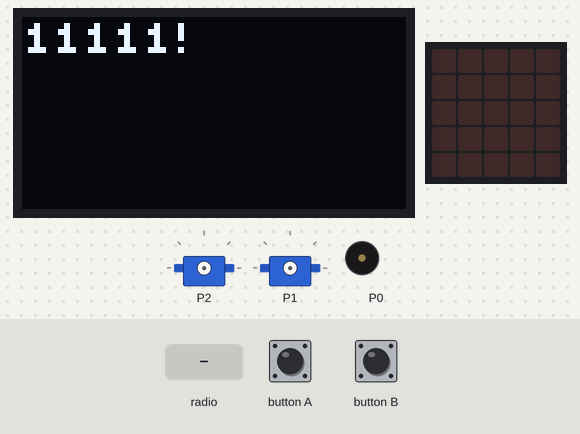
The program below on a simulated BBC micro:bit (MakeCode). On the bench: 128×64 one-colour display, the board's 5×5 LED display, 2 × servo, buzzer (waves = sounding). Inputs (shaded band) come from the test bench.

Above: at 1.2 s.
1.3 s: radio message "y=1" arrives
At 2.6 s:
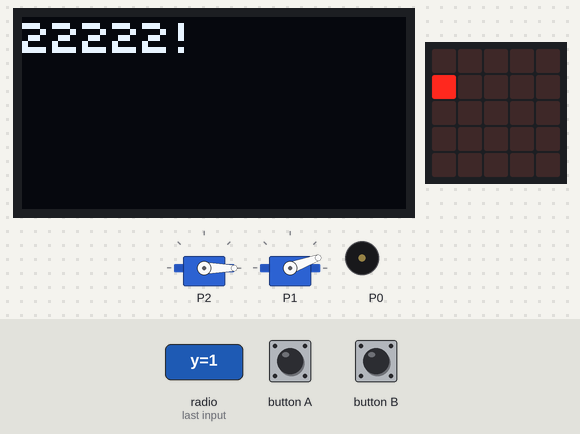
4.3 s: radio message "y=0" arrives
At 5.1 s:
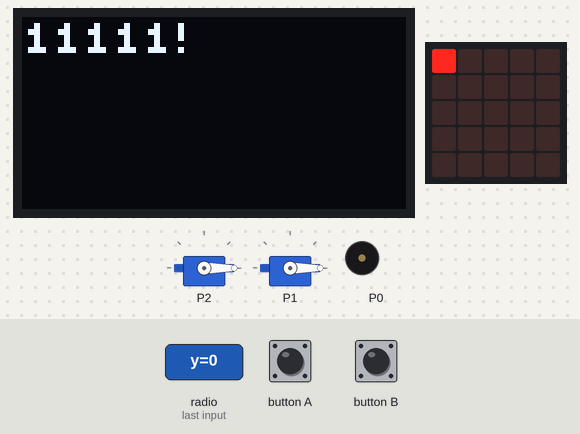
7.3 s: radio message "y=100" arrives
At 9.1 s:
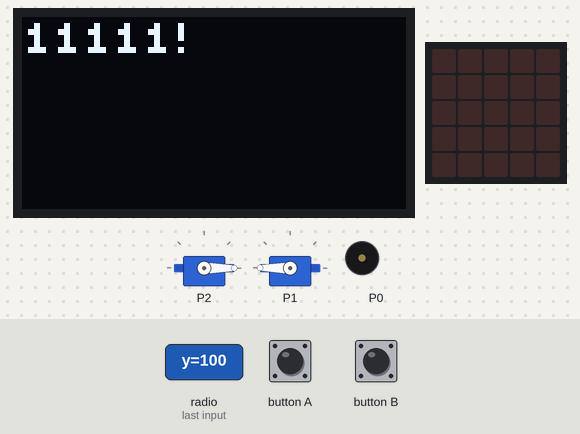
10.3 s: button A pressed for 0.15 s
At 11.6 s:
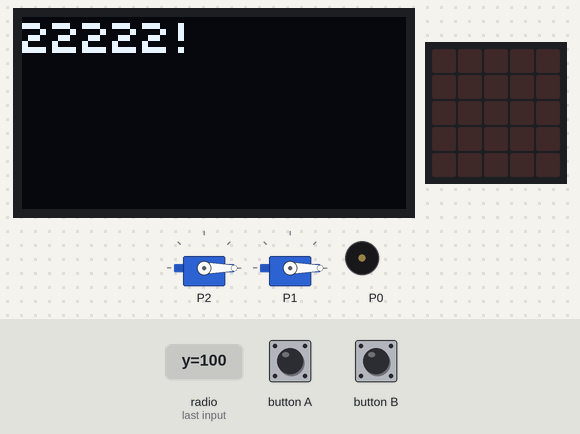
13.4 s: button B pressed for 0.15 s
At 13.61 s:
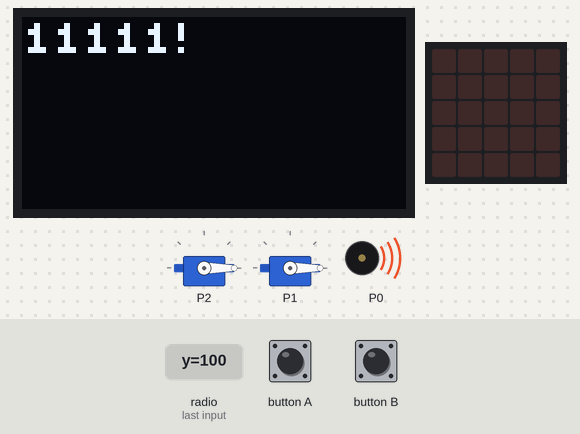
15.1 s: radio message "x=1" arrives
At 17.4 s:
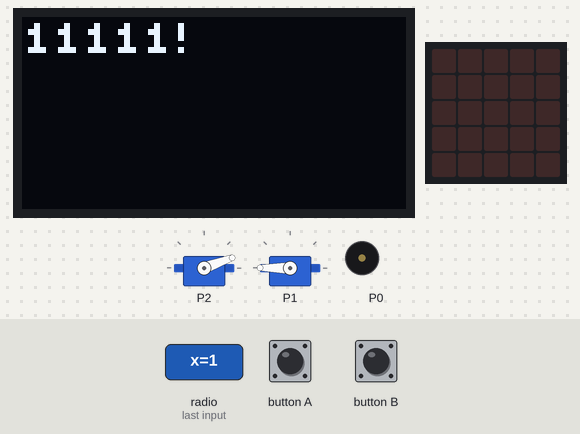
Timing chart, 0 to 18.9 s (numbered marks = the images above; inputs shaded):
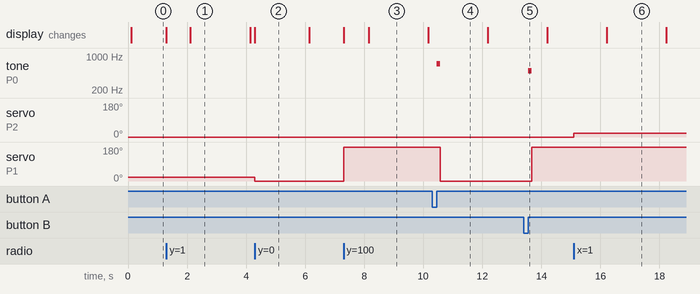

Measured:
- after the input at 1.3 s, the display: first changes at once (image 1 shows a later state)
- after the input at 4.3 s, servo on P1: 20° → 0° at once; the display: changes at once (image 2)
- after the input at 7.3 s, servo on P1: 0° → 180° at once; the display: first changes at once (image 3 shows a later state)
- after the input at 10.3 s, tone on P0: silent → 698 Hz after 0.15 s, → silent 0.13 s later; servo on P1: 180° → 0° after 0.28 s
- after the input at 13.4 s, tone on P0: silent → 494 Hz after 0.15 s, → silent 0.13 s later; servo on P1: 0° → 180° after 0.28 s
- after the input at 15.1 s, servo on P2: 0° → 20° at once
- what the display in image 1 shows lasts 2.0 s, from 2.1 s to 4.1 s

The program:

main.ts
```typescript
radio.onReceivedValueDeprecated(function (name, value) {
    led.unplot(x, y)
    if (name == "y") {
        y = value
    }
    if (name == "x") {
        x = value
    }
    led.plot(x, y)
    pins.servoWritePin(AnalogPin.P2, x * 20)
    pins.servoWritePin(AnalogPin.P1, y * 20)
})
input.onButtonPressed(Button.B, function () {
    music.playTone(494, music.beat(BeatFraction.Quarter))
    pins.servoSetPulse(AnalogPin.P1, 2500)
})
input.onButtonPressed(Button.A, function () {
    music.playTone(698, music.beat(BeatFraction.Quarter))
    pins.servoSetPulse(AnalogPin.P1, 500)
})
let y = 0
let x = 0
OLED12864_I2C.init(60)
OLED12864_I2C.showString(
0,
0,
"Hello!",
1
)
radio.setGroup(155)
basic.forever(function () {
    OLED12864_I2C.showString(
    0,
    0,
    "11111",
    1
    )
    basic.pause(2000)
    OLED12864_I2C.showString(
    0,
    0,
    "22222",
    1
    )
    basic.pause(2000)
})
```

test.ts
```typescript
// Hier kann man Tests durchführen; diese Datei wird nicht kompiliert, wenn dieses Paket als Erweiterung verwendet wird.
```
